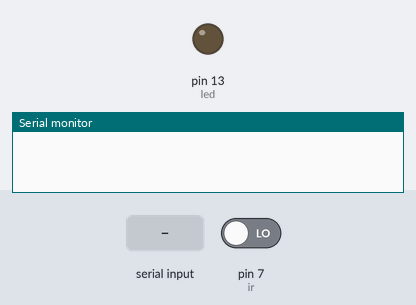
Bench run of a sketch on a simulated Arduino Uno, built with avr-gcc and run on an emulated ATmega328P. On the bench: output pins drawn as LEDs (lit = HIGH), the last lines printed to the serial monitor. The test bench sets the inputs (shaded band); at power-on: pin 7 (ir) LOW.

Above: at 1.2 s.
1.3 s: "IDENTIFY\n" received over Serial
2.8 s: pin 7 (ir) driven HIGH
At 3.3 s:
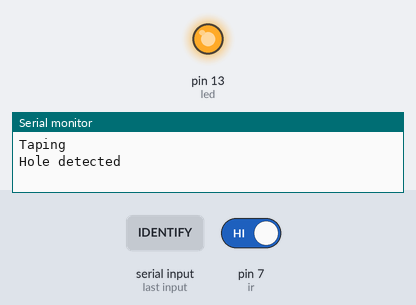
4.3 s: pin 7 (ir) driven LOW
At 5.7 s:
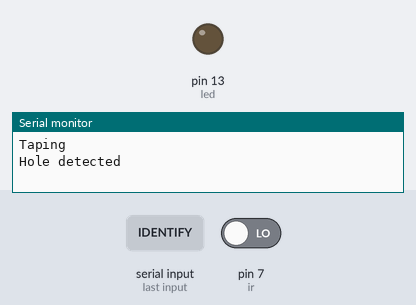
Timing chart, 0 to 7.3 s (numbered marks = the images above; inputs shaded):
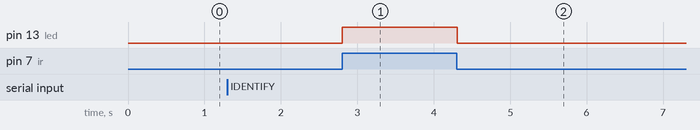

Measured:
- after the input at 2.8 s, pin 13 (led): LOW → HIGH at once
- after the input at 4.3 s, pin 13 (led): HIGH → LOW at once

The sketch:

taping.ino
```cpp
int ir = 7;
int led = 13; // You can change this to the pin you connected your LED to
bool holeDetected = false;
bool appRunning = false;

#define ARDUINO_TYPE "Taping" // Define a unique identifier for this Arduino

void setup() {
  pinMode(ir, INPUT);
  pinMode(led, OUTPUT);
  Serial.begin(9600);
  appRunning = false;
}

void loop() {
  // Check for incoming serial data
  if (Serial.available() > 0) {
    String command = Serial.readStringUntil('\n');
    command.trim(); // Remove any extra whitespace or newlines

    // Respond to the IDENTIFY command
    if (command == "IDENTIFY" || command == "RUNNING") {
      appRunning = true;
      if (command == "IDENTIFY") {
        Serial.println(ARDUINO_TYPE);
      }
    } else if (command == "CLOSE") {
      appRunning = false;
      digitalWrite(led, LOW); // Turn on the LED
    }
  }

  if (appRunning) {
    if (digitalRead(ir) == HIGH) {
      if (!holeDetected) {
        Serial.println("Hole detected");
        digitalWrite(led, HIGH); // Turn on the LED
        holeDetected = true;
      }
    } else {
      holeDetected = false;
      digitalWrite(led, LOW); // Turn off the LED
    }
  }

  delay(10);
}
```
